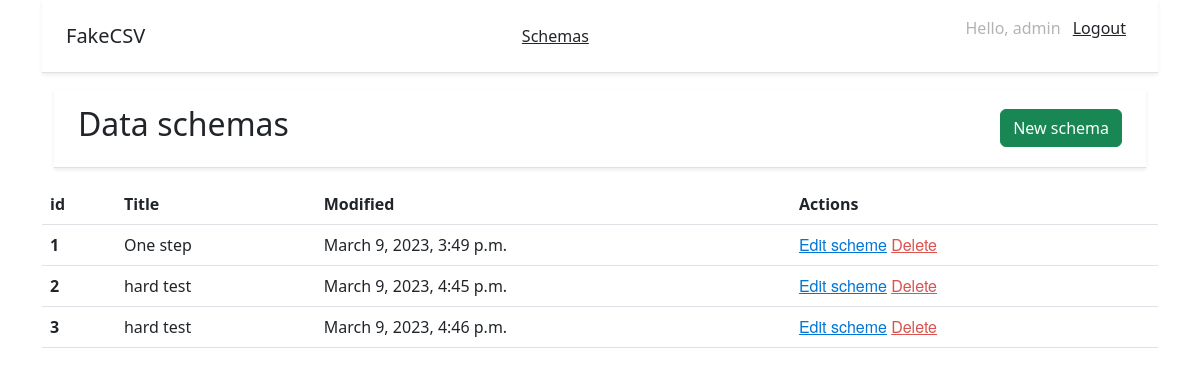
The app's page / (signed in), older data.
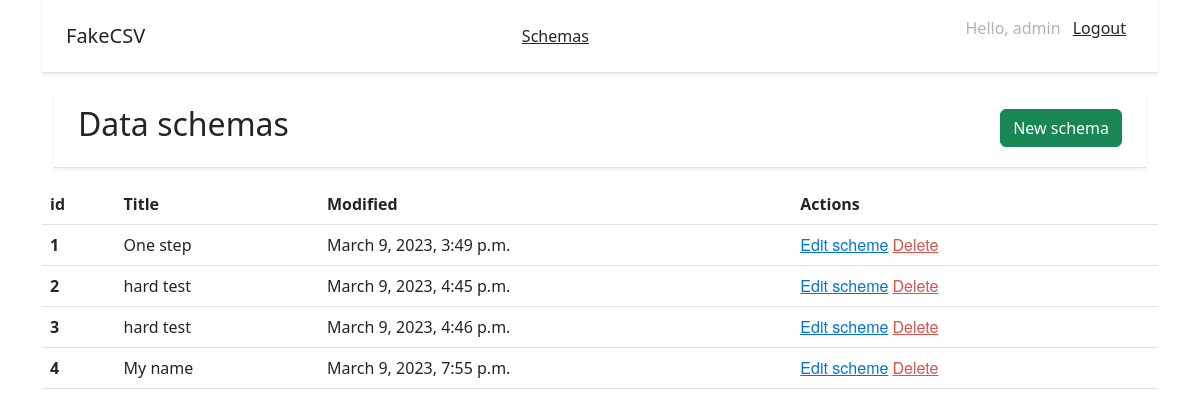
The same page, newer data.
### mystical_users/models.py (models this page shows, shortened)
class Schema(models.Model):
    title = models.CharField(max_length=100, verbose_name='Title', blank=True)
    modified = models.DateTimeField(auto_now_add=True, verbose_name='Modified')

### mystical_users/views.py (the view)
# urls.py: path("", views.schemas, name='schemas'),
@login_required
def schemas(request):
    schemes = Schema.objects.all()
    context = {'schemes': schemes}
    return render(request, 'schemas.html', context)

### mystical_users/templates/schemas.html (shortened to what this page needs)
{% extends 'base.html' %}
{% block content %}
<div class="container">
  <div class="d-flex flex-column flex-md-row align-items-center justify-content-between p-3 px-md-4 mb-3 bg-white border-bottom shadow-sm">
    <h2>Data schemas</h2>
    <nav class="my-2 my-md-0">
      <a class="btn btn-success" type="submit" href="{% url 'new_schema' %}">New schema</a>
    </nav>
  </div>
</div>
<table class="table">
  <thead>
    <tr>
      <th scope="col">id</th>
      <th scope="col">Title</th>
      <th scope="col">Modified</th>
      <th scope="col">Actions</th>
    </tr>
  </thead>
  <tbody>
  {% for item in schemes %}
  <tr>
     <th scope="row">{{ item.id }}</th>
     <td>{{ item.title }}</td>
     <td>{{ item.modified }}</td>
      <td> <a href="" id="Edit">Edit scheme</a> <a href="" id="Delete">Delete</a></td>
  </tr>
{% endfor %}
  </tbody>
</table>
{% endblock %}

Row changes from the older to the newer data that the page shows:
added Schema: id "4", title "My name", modified "March 9, 2023, 7:55 p.m."
